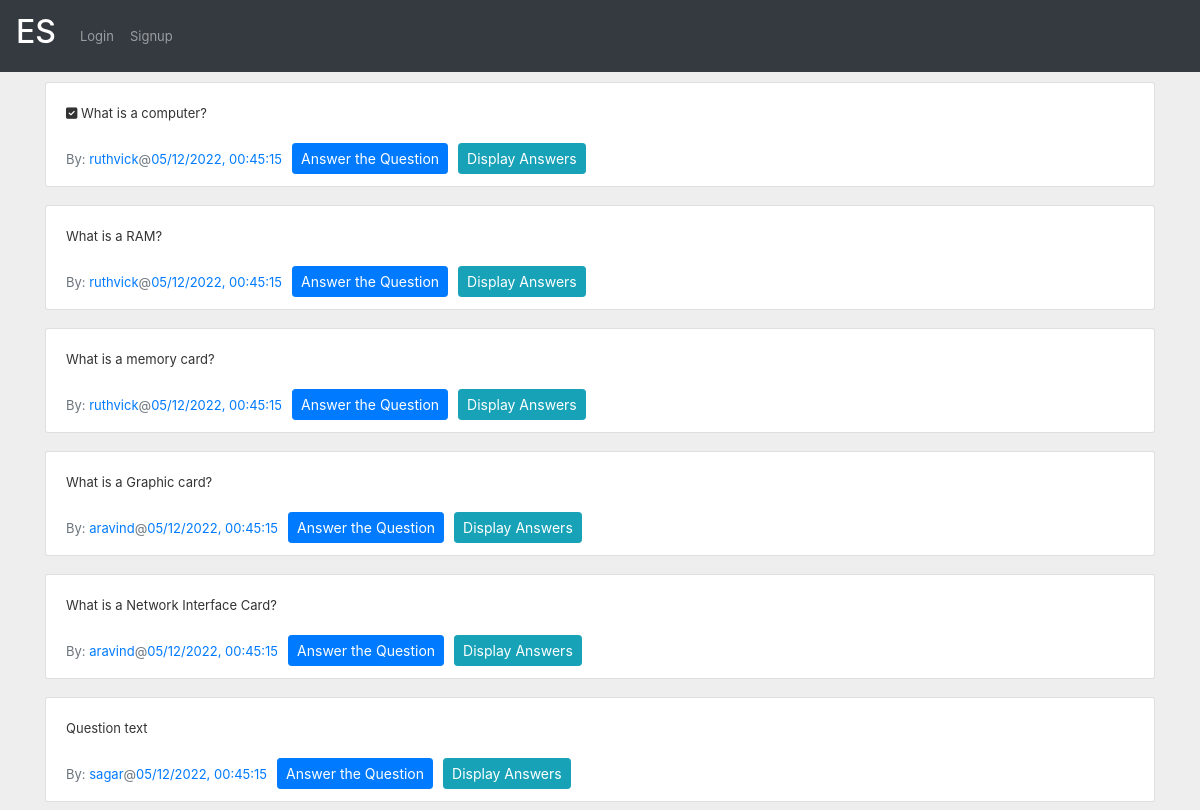
The app's page /show_qa, older data.
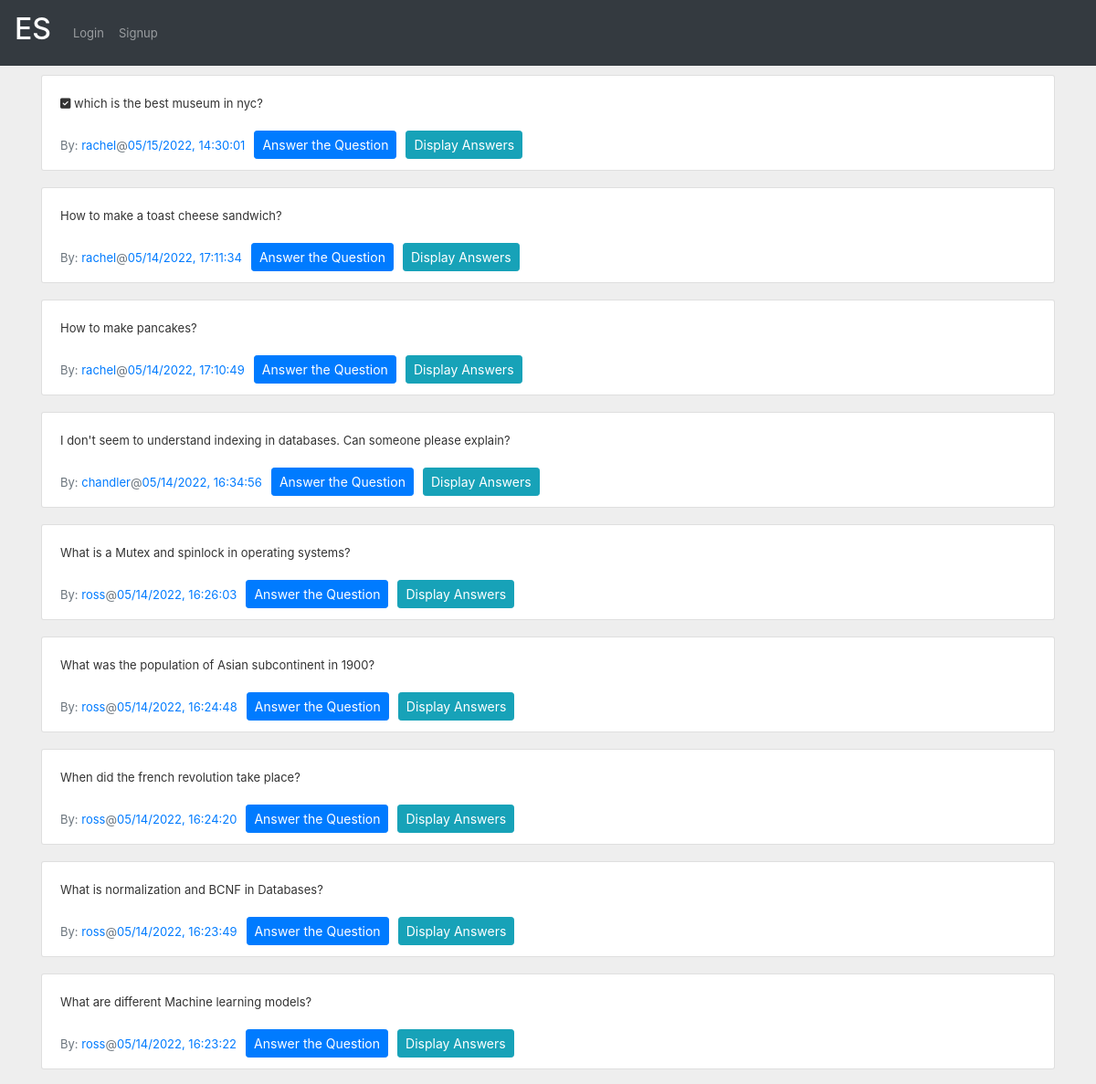
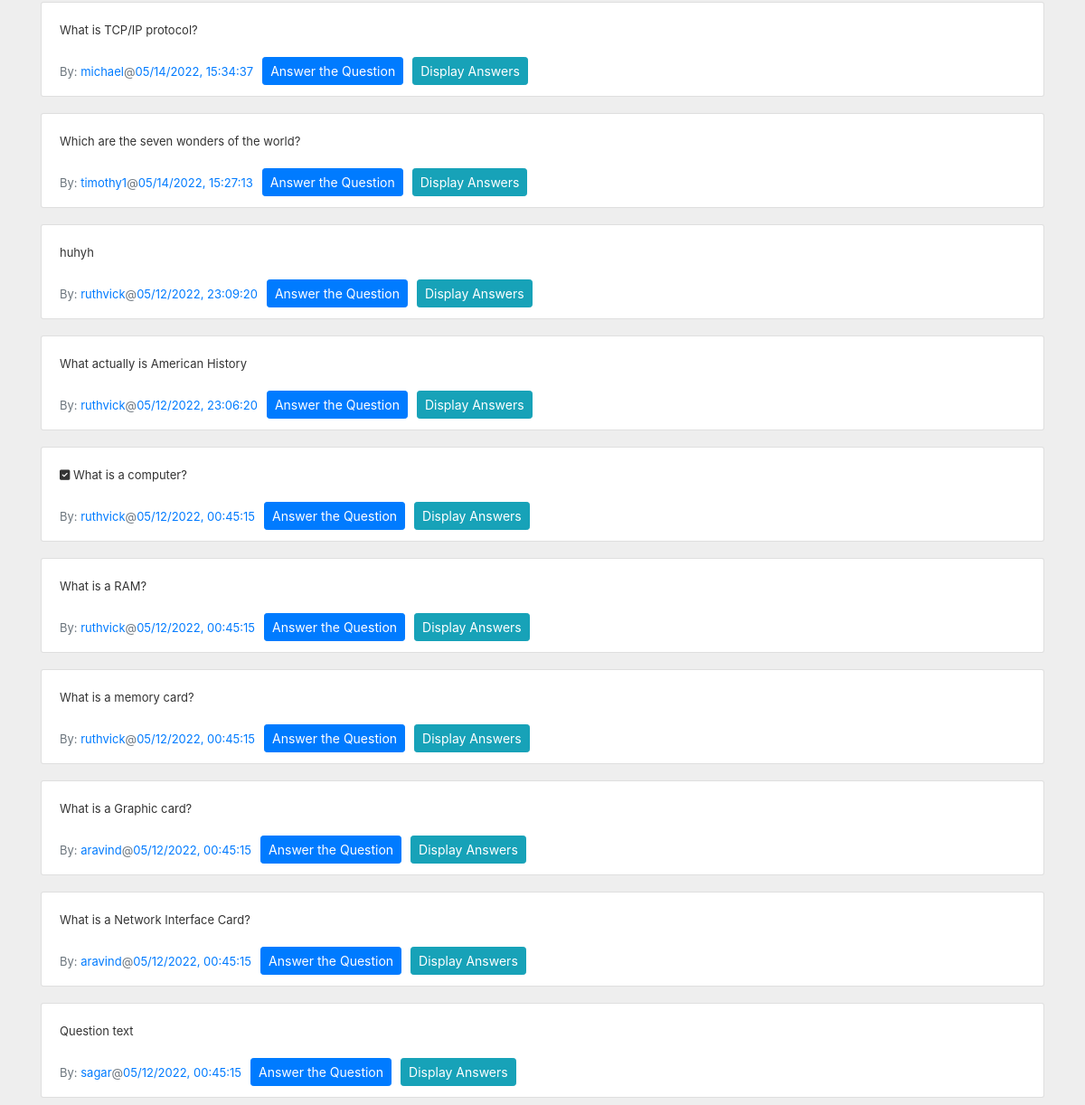
The same page, newer data (2 pictures, top to bottom).
### app.py (models this page shows)
class Questions(db.Model):
    questionid = db.Column(db.Integer, autoincrement=True, primary_key=True)
    userid = db.Column(db.Integer, ForeignKey(Users.userid))
    tagid = db.Column(db.Integer, ForeignKey(Tags.tagid))
    title = db.Column(db.Text)
    question = db.Column(db.Text)
    timeposted = db.Column(db.DateTime, server_default=func.now())
    resolved = db.Column(db.Boolean, default=False)

class Users(db.Model):
    userid = db.Column(db.Integer, primary_key=True, autoincrement=True)
    username = db.Column(db.String, unique=True)
    firstname = db.Column(db.String)
    lastname = db.Column(db.String)
    email = db.Column(db.String)
    phone = db.Column(db.String)
    profile = db.Column(db.Text)
    rating = db.Column(db.Integer, default=0)
    city = db.Column(db.String)
    state = db.Column(db.String)
    country = db.Column(db.String)

### app.py (the view)
@app.route('/show_qa', methods=['GET', 'POST'])
def show_qa():
    questions = Questions.query.order_by(Questions.timeposted.desc()).all()
    ind = 0
    usernames = []
    for question in questions:
        user = Users.query.filter_by(userid=question.userid).first()
        usernames.append(user.username)
    return render_template('questions.html', questions=questions, usernames=usernames)

### templates/questions.html (shortened to what this page needs)
{% extends "base.html" %}
{% import "bootstrap/wtf.html" as wtf %}
{% block styles %}
<link rel="stylesheet" href="{{url_for('.static', filename='css/answers.css')}}">
{% endblock %}
{% block content %}
    {% for question in questions %}
        <div class="container d-flex justify-content-center mt-10 rounded">
            <div class="w-100 overflow-auto order-2 order-md-1">
                <div class="card-group-control card-group-control-right">
                    <div class="card mb-2 w-100">
                        <div class="collapse show" >
                            <div class="card-body">
                                {% if question.resolved %}
                                <span text="Resolved"><i class="fas fa-check-square"></i></span>
                                {% endif %}
                                {{ question.question }}
                            </div>
                            <div class="card-footer bg-transparent d-sm-flex align-items-sm-center border-top-0 pt-0">
                                <a href="/profile/{{ question.userid }}">
                                    <span class="text-muted">By: </span><span class="text-primary">{{ usernames[loop.index-1] }}</span>
                                </a>
                                <span class="text-muted">@</span><span class="text-primary">{{ question.timeposted.strftime('%m/%d/%Y, %H:%M:%S') }}</span>
                                <div class="gap">
                                    <a href="/answer_question/{{ question.questionid }}">
                                        <button type="button" class="btn btn-primary btn-sm">
                                        Answer the Question
                                        </button>
                                    </a>
                                </div>
                                <div class="gap">
                                    <a href="/show_answers/{{ question.questionid }}">
                                        <button type="button" class="btn btn-info btn-sm">
                                        Display Answers
                                        </button>
                                    </a>
                                </div>
                            </div>
                        </div>
                    </div>
                </div>
            </div>
        </div>
    {% endfor %}
{% endblock %}

### templates/base.html (shortened to what this page needs)
<!DOCTYPE html>
<html lang="en">
<head>
    <link rel="stylesheet" href="https://cdn.jsdelivr.net/npm/bootstrap@4.3.1/dist/css/bootstrap.min.css">
    <link rel="stylesheet" href="https://cdnjs.cloudflare.com/ajax/libs/font-awesome/6.1.1/css/all.min.css" />
    <link rel="stylesheet" href="{{ url_for('static',filename='css/main.css') }}">
    {% block styles %}{% endblock %}
</head>
<body style="padding-top: 0px">
    <nav class="navbar navbar-expand-lg navbar-dark bg-dark">
        <a class="navbar-brand" href="/"><h2>ES</h2></a>
      <div class="collapse navbar-collapse" id="navbarSupportedContent">
        <ul class="navbar-nav ms-auto">
            {% if not session.get('userid') %}
                 <li class="nav-item ">
                    <a class="nav-link" href="/login">Login <span class="sr-only">(current)</span></a>
                 </li>
                 <li class="nav-item">
                    <a class="nav-link" href="/signup">Signup <span class="sr-only">(current)</span></a>
                 </li>
            {% endif %}
        </ul>
      </div>
    </nav>
    {% block content %}{% endblock %}
</body>
</html>

### static/css/answers.css (style rules this page uses)
body { margin: 0; font-size: .8125rem; font-weight: 400; line-height: 1.5385; color: #333; text-align: left; background-color: #eee; }
.mt-10 { margin-top: 10px; }
.gap { margin-left: 10px; }
a { text-decoration: none !important; }
.card { position: relative; display: -ms-flexbox; display: flex; -ms-flex-direction: column; flex-direction: column; min-width: 0; word-wrap: break-word; background-color: #fff; background-clip: border-box; border: 1px solid rgba(0,0,0,.125); border-radius: .1875rem; }
.w-100 { width: 100%!important; }

Row changes from the older to the newer data that the page shows:
added Questions: resolved True (drawn), question "which is the best museum in nyc?", timeposted "05/15/2022, 14:30:01"
added Users: username "rachel"
added Questions: question "How to make a toast cheese sandwich?", timeposted "05/14/2022, 17:11:34"
added Questions: question "How to make pancakes?", timeposted "05/14/2022, 17:10:49"
added Questions: question "I don't seem to understand indexing in databases. Can someone please explain?", timeposted "05/14/2022, 16:34:56"
added Users: username "chandler"
added Questions: question "What is a Mutex and spinlock in operating systems?", timeposted "05/14/2022, 16:26:03"
added Users: username "ross"
added Questions: question "What was the population of Asian subcontinent in 1900?", timeposted "05/14/2022, 16:24:48"
added Questions: question "When did the french revolution take place?", timeposted "05/14/2022, 16:24:20"
added Questions: question "What is normalization and BCNF in Databases?", timeposted "05/14/2022, 16:23:49"
added Questions: question "What are different Machine learning models?", timeposted "05/14/2022, 16:23:22"
added Questions: question "What is TCP/IP protocol?", timeposted "05/14/2022, 15:34:37"
added Users: username "michael"
added Questions: question "Which are the seven wonders of the world?", timeposted "05/14/2022, 15:27:13"
added Users: username "timothy1"
added Questions: question "huhyh", {{ usernames[loop.index-1] }} "ruthvick", timeposted "05/12/2022, 23:09:20"
added Questions: question "What actually is American History", {{ usernames[loop.index-1] }} "ruthvick", timeposted "05/12/2022, 23:06:20"
